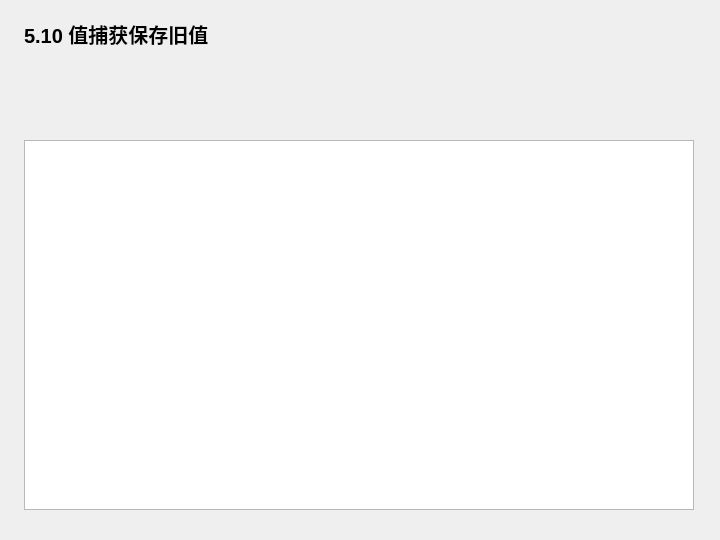
<?xml version="1.0" encoding="UTF-8"?>
<ui version="4.0">
 <class>Widget</class>
 <widget class="QWidget" name="Widget">
  <property name="geometry">
   <rect>
    <x>0</x>
    <y>0</y>
    <width>720</width>
    <height>540</height>
   </rect>
  </property>
  <property name="windowTitle">
   <string>5.10 值捕获保存旧值</string>
  </property>
  <widget class="QLabel" name="headingLabel">
   <property name="geometry">
    <rect>
     <x>24</x>
     <y>18</y>
     <width>670</width>
     <height>32</height>
    </rect>
   </property>
   <property name="text">
    <string>5.10 值捕获保存旧值</string>
   </property>
   <property name="font">
    <font>
     <pointsize>15</pointsize>
     <bold>true</bold>
    </font>
   </property>
  </widget>
  <widget class="QPlainTextEdit" name="outputEdit">
   <property name="geometry">
    <rect>
     <x>24</x>
     <y>140</y>
     <width>670</width>
     <height>370</height>
    </rect>
   </property>
   <property name="readOnly">
    <bool>true</bool>
   </property>
  </widget>
 </widget>
 <resources />
 <connections />
</ui>
